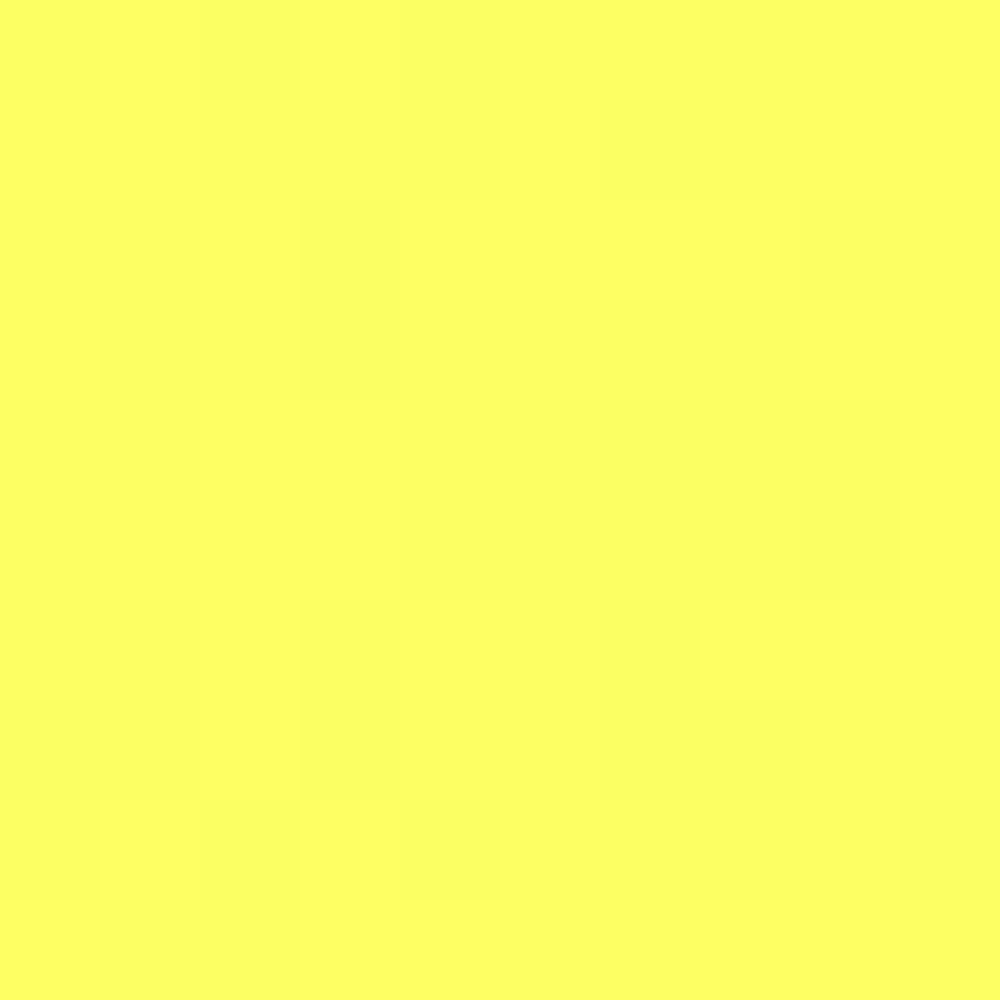
Frame 1 (no input)
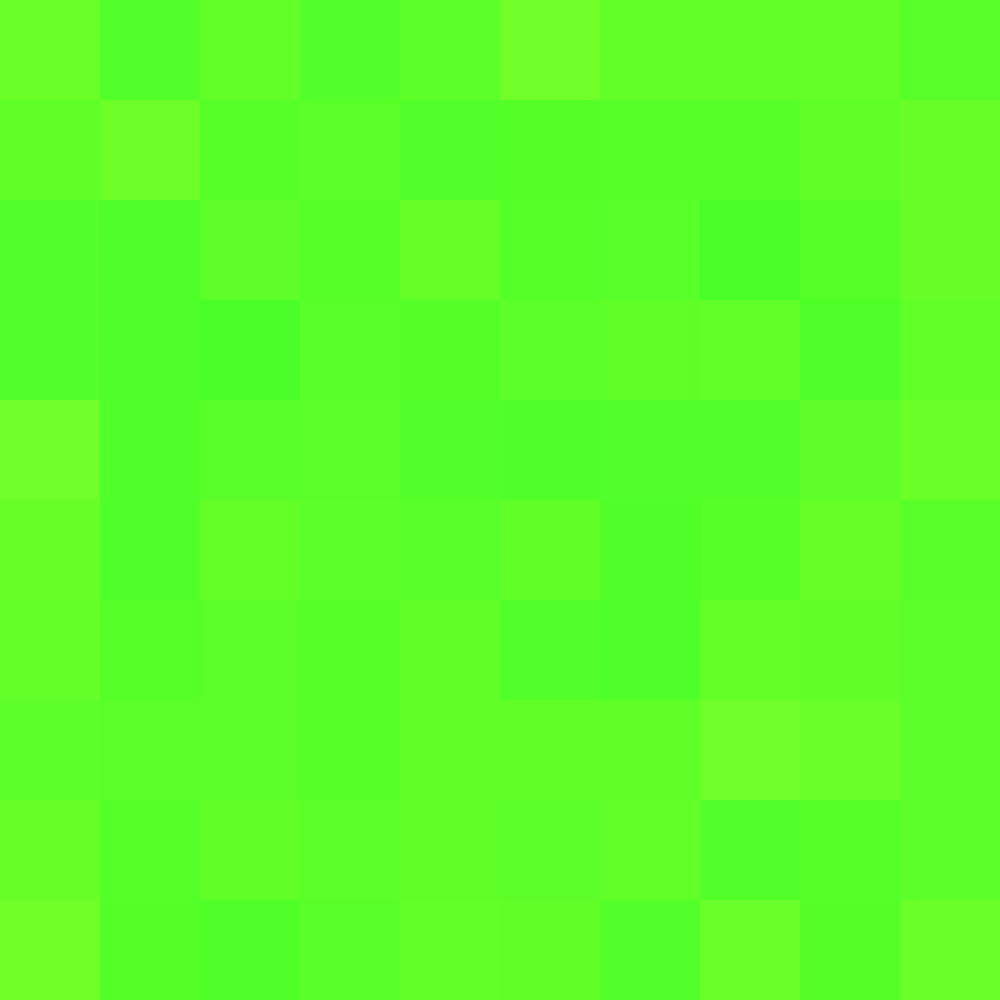
Frame 60 (the mouse pressed at the canvas centre just before this capture)
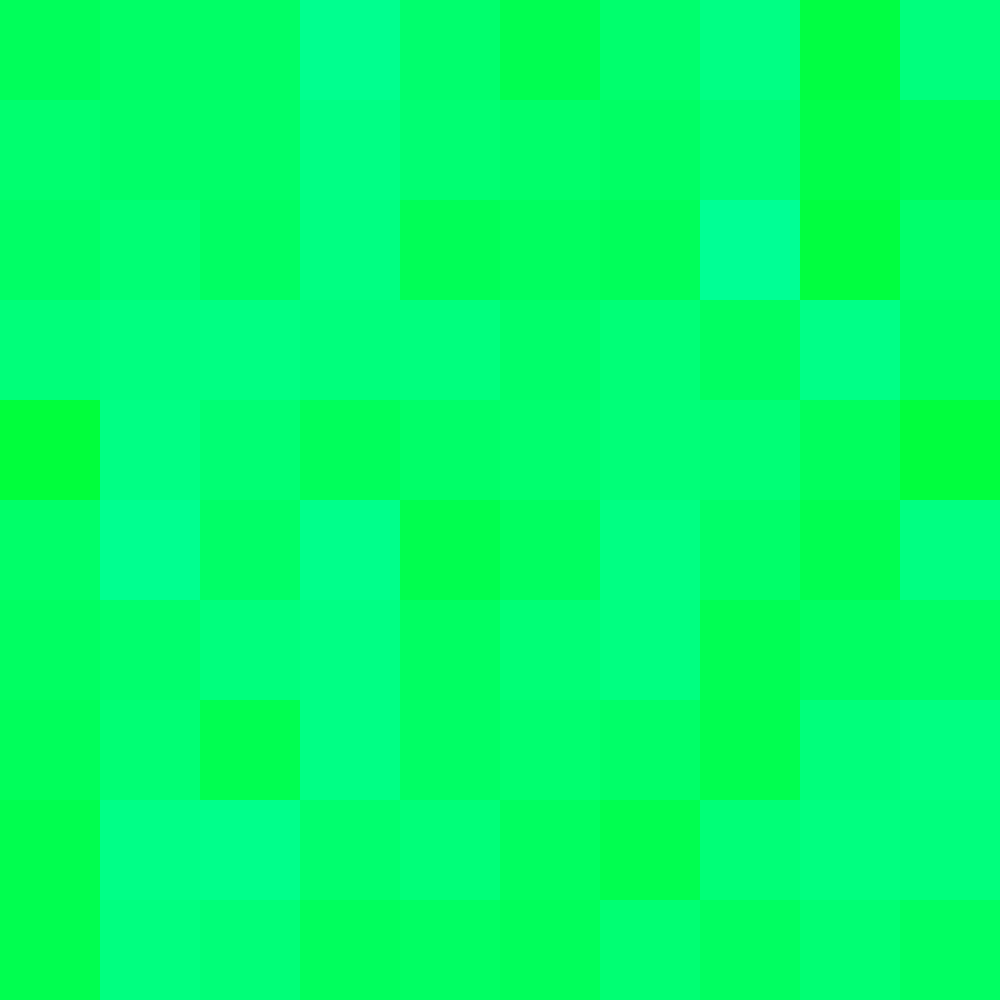
Frame 120 (the mouse held since frame 60 and released just before this capture)

The Processing sketch that drew these frames (run headless with seeded random() and noise(); from frame 60 on, the mouse is pressed at the canvas centre):

// Processing sketch: color_game_01
// ── color_game_01.pde
ourSquare[] sq = new ourSquare[100];

void setup()
{
  size(1000,1000);
  int counter = 0;
  for(int y = 0; y<1000; y = y + 100)
  {
    for(int x = 0; x<1000; x = x + 100)
    {
      sq[counter]= new ourSquare(x,y);
      counter=counter+1;
    }  
  }
}

void draw()
{
  for(int i = 0; i<sq.length; i=i+1)
  {
    sq[i].randomize();
    sq[i].show();
  }
  
}

void mousePressed() 
{
  for(int i = 0; i<sq.length; i=i+1)
  {
    sq[i].clicked(mouseX,mouseY);
  }
}

// ── ourSquare.pde
class ourSquare
{
  float xpos =0;
  float ypos = 0;
  float w = 100;
  float h = 100;
  color fillc = color(255,255,100); 
  int timer = 0;
  
  ourSquare(float xval, float yval)
  {
    this.xpos = xval;
    this.ypos = yval;
  }
  
  void show()
  {
    pushMatrix();
    translate(this.xpos,this.ypos);
    fill(this.fillc);
    noStroke();
    rect(0,0,this.w,this.h);
    popMatrix();
    if(this.timer > 0) this.timer = this.timer - 1;
  }
  
  void randomize()
  {
    colorMode(HSB, 255);
    float hue = hue(this.fillc)+random(1);
    if(hue<0) hue = 255;
    if(hue>255) hue = 0;
    float sat = saturation(this.fillc);
    float val = brightness(this.fillc);
    if(this.timer <= 0) this.fillc = color(hue,sat,val);
  }
  
  void clicked(int x, int y)
  {
    if(x > this.xpos && x < this.xpos+this.w && y > this.ypos && y < this.ypos+this.h)
    {
      this.timer = 1000;
      colorMode(RGB, 255);
      this.fillc = color(255,125,0);
    }
  }
}
